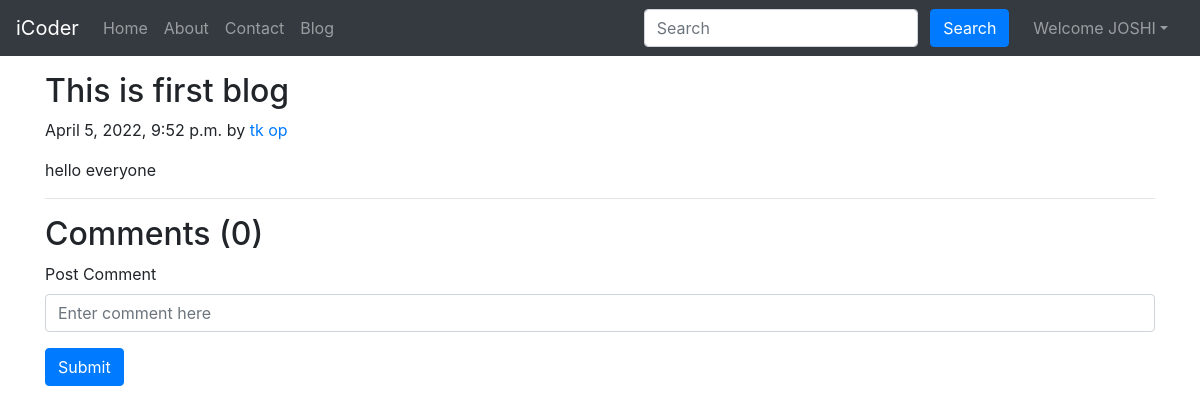
/blog/how to make a blog op (signed in), run on the app's committed database.
### blog/models.py (models this page shows, shortened)
class Post(models.Model):
    sno=models.AutoField(primary_key=True)
    title=models.CharField(max_length=255)
    author=models.CharField(max_length=14)
    slug=models.CharField(max_length=130)
    timeStamp=models.DateTimeField(blank=True)
    content=models.TextField()

### blog/views.py (the view)
# urls.py: path('<str:slug>', views.blogPost, name="blogPost"),
def blogPost(request, slug):
    post=Post.objects.filter(slug=slug).first()
    comments= BlogComment.objects.filter(post=post, parent=None)
    replies= BlogComment.objects.filter(post=post).exclude(parent=None)
    replyDict={}
    for reply in replies:
        if reply.parent.sno not in replyDict.keys():
            replyDict[reply.parent.sno]=[reply]
        else:
            replyDict[reply.parent.sno].append(reply)
    context={'post':post, 'comments': comments, 'user': request.user, 'replyDict': replyDict}
    return render(request, "blog/blogPost.html", context)

### blog/templates/blog/blogpost.html (shortened to what this page needs)
{% extends 'index.html' %}
{% block body %}
{% load humanize %}
{% load extras %}
<div class="container my-3">
    <h2 class="blog-post-title">{{post.title}}</h2>
    <p class="blog-post-meta">{{post.timeStamp}} by <a href="/about">{{post.author}}</a></p>
    <p>{{post.content|safe}}</p>
    <hr>
</div>
<div class="container">
    <h2> Comments ({{comments.count}}) </h2>
    <div class="my-2">
        {% if user.is_authenticated %}
        <form action="/blog/postComment" method="post">
            <div class="form-group">
                <label for="exampleInputEmail1">Post Comment </label>
                <input type="text" class="form-control" name="comment" placeholder="Enter comment here">
            </div>
            <button type="submit" class="btn btn-primary">Submit</button>
        </form>
        {% else %}
        Please login to post a comment
        {% endif %}
    </div>
</div>
{% endblock %}

### home/templates/index.html (shortened to what this page needs)
<!doctype html>
<html lang="en">
  <head>
    <link rel="stylesheet" href="https://stackpath.bootstrapcdn.com/bootstrap/4.5.2/css/bootstrap.min.css">
  </head>
  <body>
    <nav class="navbar navbar-expand-lg navbar-dark bg-dark">
        <a class="navbar-brand" href="/">iCoder</a>
        <div class="collapse navbar-collapse" id="navbarSupportedContent">
          <ul class="navbar-nav mr-auto">
            <li class="nav-item {% block homeactive %}  {% endblock homeactive %}">
              <a class="nav-link" href="/">Home <span class="sr-only">(current)</span></a>
            </li>
            <li class="nav-item {% block aboutactive %}  {% endblock aboutactive %}" >
              <a class="nav-link" href="/about">About</a>
            </li>
            <li class="nav-item {% block contactactive %}  {% endblock contactactive %} ">
              <a class="nav-link" href="/contact">Contact</a>
            </li>
            <li class="nav-item {% block blogactive %}  {% endblock blogactive %} ">
              <a class="nav-link" href="/blog">Blog</a>
            </li>
          </ul>
          <div class="ml-auto form-inline ">
          <form method="get" action="/search"class="my-2 my-lg-0 mx-3">
            <input class="form-control mr-sm-2" type="search" placeholder="Search" aria-label="Search" name="query" id="query">
            <button class="btn btn-primary my-2 my-sm-0 " type="submit">Search</button>
          </form>
{% if user.is_authenticated %}
<ul class="navbar-nav mr-2">
<li class="nav-item dropdown">
<a class="nav-link dropdown-toggle" href='#' id="navbarDropdown" role="button" data-toggle="dropdown"> Welcome {{request.user}}</a>
      </li>
      </ul>
      </div>
{% endif %}
        </div>
      </nav>
      {% block body %}  {% endblock body %}
  </body>
</html>

### data on the page
Post: title "This is first blog", timeStamp "April 5, 2022, 9:52 p.m.", author "tk op", content "hello everyone"

### other printed values
{{ request.user }} "JOSHI"
{{ comments.count }} "0"
